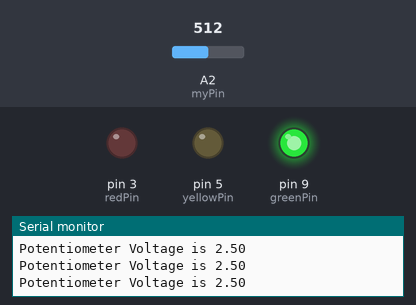
A sketch run on a simulated Arduino Uno, built with avr-gcc and run on an emulated ATmega328P. Parts: output pins drawn as LEDs (lit = HIGH), the last lines printed to the serial monitor. The test bench sets the inputs (shaded band); at power-on: A2 (myPin) = 512.

Above: at 1.2 s.
1.3 s: A2 (myPin) set to 602
2.8 s: A2 (myPin) set to 625
At 4.2 s:
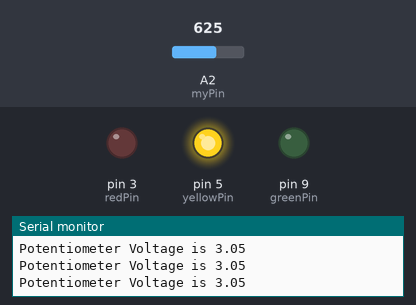
4.5 s: A2 (myPin) set to 800
6.0 s: A2 (myPin) set to 831
At 6.8 s:
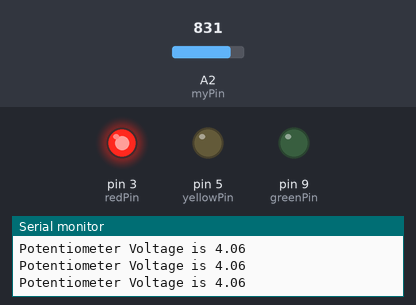
7.5 s: A2 (myPin) set to 716
At 8.2 s:
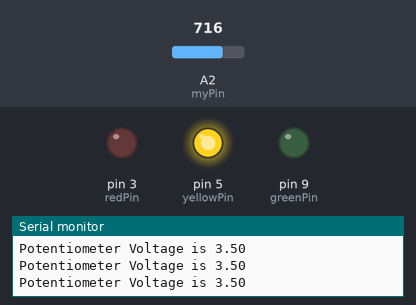
9.0 s: A2 (myPin) set to 900
At 9.5 s:
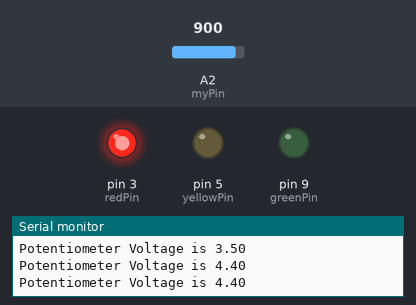
Timing chart, 0 to 11.5 s (numbered marks = the images above; inputs shaded):
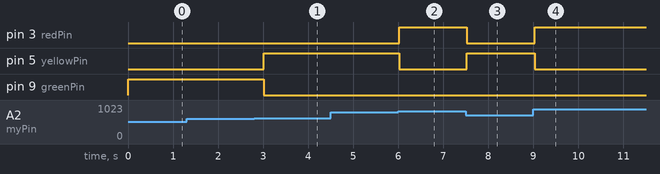

The sketch:

lesson13_part04_homework.ino
```cpp
int myPin=A2;
int readVal;
float V2;
int dt=250;
int redPin=3;
int yellowPin=5;
int greenPin=9;

void setup() {
  // put your setup code here, to run once:
Serial.begin(9600);
pinMode(myPin,INPUT);
pinMode(redPin,OUTPUT);
pinMode(yellowPin,OUTPUT);
pinMode(greenPin,OUTPUT);
}

void loop() {
  // put your main code here, to run repeatedly:

readVal=analogRead(myPin);
V2=(5./1023.)*readVal;
Serial.print("Potentiometer Voltage is ");
Serial.println(V2);
// turn on green LED
if (V2 < 3){
  digitalWrite(greenPin,HIGH);
  digitalWrite(yellowPin,LOW);
  digitalWrite(redPin,LOW);
  }
// turn on yellow LED
if (V2 >= 3 && V2 < 4){
  digitalWrite(greenPin,LOW);
  digitalWrite(yellowPin,HIGH);
  digitalWrite(redPin,LOW);
}
// turn on red LED
if (V2 >= 4 ){
  digitalWrite(greenPin,LOW);
  digitalWrite(yellowPin,LOW);
  digitalWrite(redPin,HIGH);
}
delay(dt);
}
```

Measured:
- the behaviour switches between 613 and 614 on A2 (myPin) (found by bisection; images 0 and 1)
- the behaviour switches between 818 and 819 on A2 (myPin) (found by bisection; images 1 and 2)
- after the input at 2.8 s, pin 5 (yellowPin): LOW → HIGH after 0.21 s; pin 9 (greenPin): HIGH → LOW after 0.21 s
- after the input at 6.0 s, pin 3 (redPin): LOW → HIGH at once; pin 5 (yellowPin): HIGH → LOW at once
- after the input at 7.5 s, pin 3 (redPin): HIGH → LOW at once; pin 5 (yellowPin): LOW → HIGH at once
- after the input at 9.0 s, pin 3 (redPin): LOW → HIGH at once; pin 5 (yellowPin): HIGH → LOW at once
